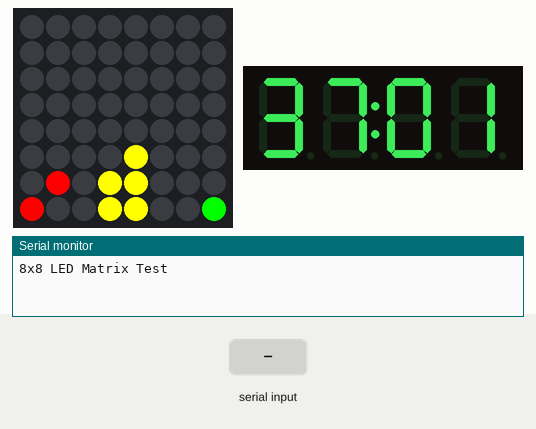
Recording of a sketch running on a simulated Arduino Uno, built with avr-gcc and run on an emulated ATmega328P. Parts: 8×8 RGB LED matrix (first LED top left, wired row by row), 4-digit seven-segment display, the last lines printed to the serial monitor. The test bench sets the inputs (shaded band).

Above: at 1.2 s.
1.3 s: "H90\n" received over Serial
At 4.2 s:
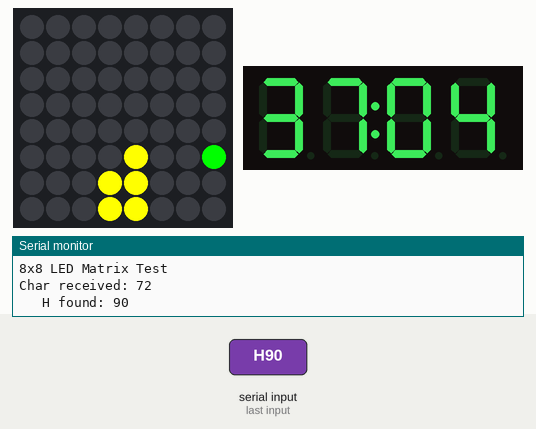
4.3 s: "M90\n" received over Serial
At 7.2 s:
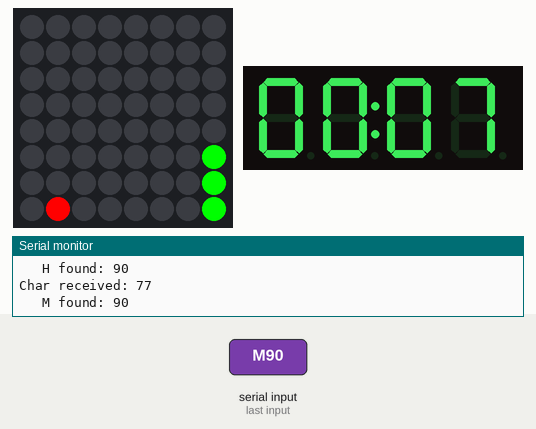
7.3 s: "H,45\n" received over Serial
At 10.2 s:
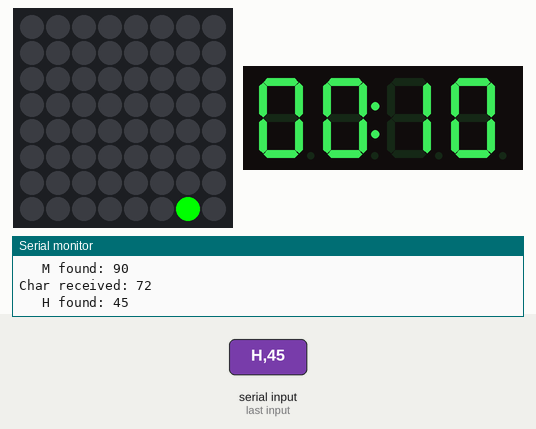
10.3 s: "S90\n" received over Serial
At 13.8 s:
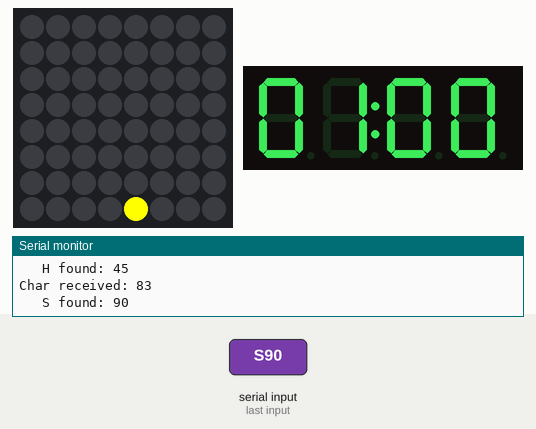
Timing chart, 0 to 14.3 s (numbered marks = the images above; inputs shaded):
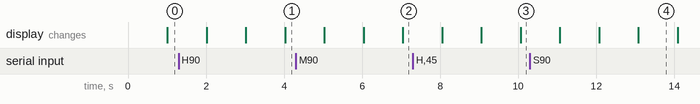

The sketch:

I2C_bin_Dig_Uhr.ino
```cpp
/*    This is a library for our I2C LED Backpacks
 * Designed specifically to work with the Adafruit LED Matrix backpacks
 * ----> http://www.adafruit.com/products/872
 * ----> http://www.adafruit.com/products/871
 * ----> http://www.adafruit.com/products/870
 *
 * These displays use I2C to communicate, 2 pins are required to
 * interface. There are multiple selectable I2C addresses. For backpacks
 * with 2 Address Select pins: 0x70, 0x71, 0x72 or 0x73. For backpacks
 * with 3 Address Select pins: 0x70 thru 0x77    */

#include <Wire.h>
#include "Adafruit_LEDBackpack.h"
#include "Adafruit_GFX.h"

#define STD_COUNTER 4

Adafruit_7segment seg7 = Adafruit_7segment();
Adafruit_BicolorMatrix matrix = Adafruit_BicolorMatrix();

unsigned char hour = 12, minute = 37, second;
int setH, setM, setS;

unsigned int interval = 21000;       // Intervallzeit
unsigned long alteZeit;    // Zeit-Variable
int stdCounter = 0;


void setup()
{
  Serial.begin(9600);
  Serial.println("8x8 LED Matrix Test");
  matrix.begin(0x70);        // pass in the address
  seg7.begin(0x71);
  alteZeit = millis();       // jetzigen Zeitstempel merken

}  // setup

static const uint8_t PROGMEM
smile_bmp[] =
{
  B00111100,
  B01000010,
  B10100101,
  B10000001,
  B10100101,
  B10011001,
  B01000010,
  B00111100
}
,
neutral_bmp[] =
{
  B00111100,
  B01000010,
  B10100101,
  B10000001,
  B10111101,
  B10000001,
  B01000010,
  B00111100
}
,
frown_bmp[] =
{
  B00111100,
  B01000010,
  B10100101,
  B10000001,
  B10011001,
  B10100101,
  B01000010,
  B00111100
};

void loop()
{
  matrix.clear();
  for ( int i = 0; i <= 7; i++) {
    if ( bitRead(hour / 10, i) ) {
      matrix.drawPixel(0, 7 - i, LED_RED);
    }
  }
  for ( int i = 0; i <= 7; i++) {
    if ( bitRead(hour % 10, i) ) {
      matrix.drawPixel(1, 7 - i, LED_RED);
    }
  }
  for ( int i = 0; i <= 7; i++) {
    if ( bitRead(minute / 10, i) ) {
      matrix.drawPixel(3, 7 - i, LED_YELLOW);
    }
  }
  for ( int i = 0; i <= 7; i++) {
    if ( bitRead(minute % 10, i) ) {
      matrix.drawPixel(4, 7 - i, LED_YELLOW);
    }
  }
  for ( int i = 0; i <= 7; i++) {
    if ( bitRead(second / 10, i) ) {
      matrix.drawPixel(6, 7 - i, LED_GREEN);
    }
  }
  for ( int i = 0; i <= 7; i++) {
    if ( bitRead(second % 10, i) ) {
      matrix.drawPixel(7, 7 - i, LED_GREEN);
    }
  }
  matrix.writeDisplay();

  if((millis() - alteZeit) > interval)
  {
    seg7.writeDigitNum(0, (hour / 10), false);  // 0 ist hoechste Stelle --> links
    seg7.writeDigitNum(1, (hour % 10), false);  // 1 ist zweithoechste Stelle
    seg7.drawColon(true);                         // Doppelpunkt == EIN
    seg7.writeDigitNum(3, (minute / 10), false);  // Stelle 2 gibt es nicht --> 3
    seg7.writeDigitNum(4, (minute % 10), false);  // 4 ist kleinste Stelle --> rechts
    seg7.writeDisplay();
    if (stdCounter < STD_COUNTER)
    {
      stdCounter++;
    }
    else
    {
      alteZeit = millis();
      stdCounter = 0;
    }
  }  // if
  else
  {
    seg7.writeDigitNum(0, (minute / 10), false);  // 0 ist hoechste Stelle --> links
    seg7.writeDigitNum(1, (minute % 10), false);  // 1 ist zweithoechste Stelle
    seg7.drawColon(true);                         // Doppelpunkt == EIN
    seg7.writeDigitNum(3, (second / 10), false);  // Stelle 2 gibt es nicht --> 3
    seg7.writeDigitNum(4, (second % 10), false);  // 4 ist kleinste Stelle --> rechts
    seg7.writeDisplay();
  }  // else

  second++;
  if (second > 59) {
    second = 0;
    minute++;
  }
  if (minute > 59) {
    minute = 0;
    hour++;
  }
  if (hour > 23){
    hour = 0;
  }

  setH = 255;
  setM = 255;
  setS = 255;

  while( Serial.available() > 0) {
    unsigned char code = Serial.read();
    Serial.print("Char received: ");
    Serial.println((String)code);
    switch( code ){
      case 'H':
        setH = Serial.parseInt();
        Serial.print("   H found: ");
        Serial.println(setH);
        break;
      case 'M':
        setM = Serial.parseInt();
        Serial.print("   M found: ");
        Serial.println(setM);
        break;
      case 'S':
        setS= Serial.parseInt();
        Serial.print("   S found: ");
        Serial.println(setS);
       break;
      default:
        Serial.println("   Wrong Char found!");
        break;
    }  // switch
    if( Serial.read() == '\n') {
      if( setH != 255 ) hour = setH;
      if( setM != 255 ) minute = setM;
      if( setS != 255 ) second = setS;
    }  // if
  }  // while
  delay(1000);
}  // loop

  /*
  matrix.clear();
   matrix.drawBitmap(0, 0, smile_bmp, 8, 8, LED_GREEN);
   matrix.writeDisplay();
   delay(500);

   matrix.clear();
   matrix.drawBitmap(0, 0, neutral_bmp, 8, 8, LED_YELLOW);
   matrix.writeDisplay();
   delay(500);

   matrix.clear();
   matrix.drawBitmap(0, 0, frown_bmp, 8, 8, LED_RED);
   matrix.writeDisplay();
   delay(500);

   matrix.clear();      // clear display
   matrix.drawPixel(0, 0, LED_GREEN);
   matrix.writeDisplay();  // write the changes we just made to the display
   delay(500);

   matrix.clear();
   matrix.drawLine(0,0, 7,7, LED_YELLOW);
   matrix.writeDisplay();  // write the changes we just made to the display
   delay(500);

   matrix.clear();
   matrix.drawRect(0,0, 8,8, LED_RED);
   matrix.fillRect(2,2, 4,4, LED_GREEN);
   matrix.writeDisplay();  // write the changes we just made to the display
   delay(500);

   matrix.clear();
   matrix.drawCircle(3,3, 3, LED_YELLOW);
   matrix.writeDisplay();  // write the changes we just made to the display
   delay(500);

   matrix.setTextWrap(false);  // we dont want text to wrap so it scrolls nicely
   matrix.setTextSize(1);
   matrix.setTextColor(LED_GREEN);
   for (int8_t x=7; x>=-36; x--) {
   matrix.clear();
   matrix.setCursor(x,0);
   matrix.print("Hello");
   matrix.writeDisplay();
   delay(100);
   }
   matrix.setRotation(3);
   matrix.setTextColor(LED_RED);
   for (int8_t x=7; x>=-36; x--) {
   matrix.clear();
   matrix.setCursor(x,0);
   matrix.print("World");
   matrix.writeDisplay();
   delay(100);
   }
   matrix.setRotation(0);
   */
```

Measured:
- what the display in image 4 shows lasts 1.0 s, from 13.1 s to 14.1 s
